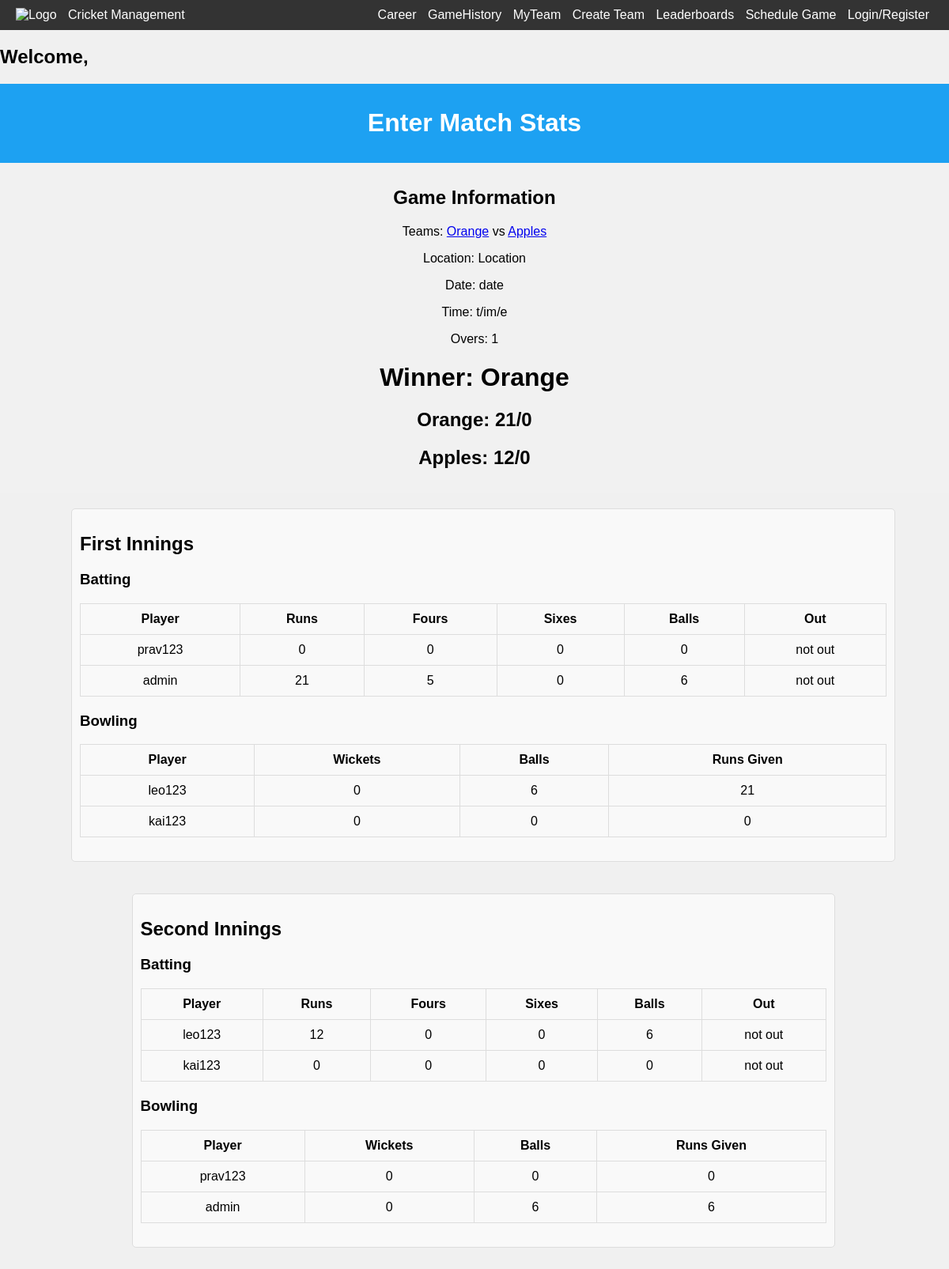
Screenshot of /view-game/71 with the database file from the repository.
### base/models.py (models this page shows, shortened)
class Game(models.Model):
    entering_stats = models.BooleanField(default=False,null=True,blank=False) # true if stat entering has began, this is set to true when the inilize game info is submitted
    doneStats = models.BooleanField(default=False,null=True,blank=False) # true is stat entering has concluded, this is set to true when the last over of the last innings is iterated through
    archived = models.BooleanField(default=False,null=True,blank=False) # this is set to true when the user confirms that there is no edits to make to the stats entered.
    winner = models.ForeignKey(Team,on_delete=models.SET_NULL,null=True, related_name="winner",blank=True)
    team1 = models.ForeignKey(Team,on_delete=models.SET_NULL,null=True, related_name="team1")  # team that sent invite
    team2 = models.ForeignKey(Team,on_delete=models.SET_NULL,null=True, related_name="team2")
    temporary = models.BooleanField(default=False,null=True,blank=False)
    batting1_team = models.ForeignKey(Team,on_delete=models.SET_NULL,null=True, related_name="batting1")
    bowling1_team = models.ForeignKey(Team,on_delete=models.SET_NULL,null=True, related_name="bowling1")
    batting2_team = models.ForeignKey(Team,on_delete=models.SET_NULL,null=True, related_name="batting2")
    bowling2_team  = models.ForeignKey(Team,on_delete=models.SET_NULL,null=True, related_name="bowling2")
    date = models.CharField(max_length=200,null=True)
    year = models.CharField(max_length=200,null=True)
    month = models.CharField(max_length=200,null=True)
    day = models.CharField(max_length=200,null=True)
    time = models.CharField(max_length=200,null=True)
    location = models.CharField(max_length=200,null=True)
    overs = models.IntegerField(default=0,null=True,blank=True)
    batting_score1 = models.IntegerField(default=0,null=True,blank=True) # number of runs for the first batting team
    batting_score2 = models.IntegerField(default=0,null=True,blank=True) # number of runs for second batting team
    bowling_score1 = models.IntegerField(default=0,null=True,blank=True) # number of wickets for the frist bowling team
    bowling_score2 = models.IntegerField(default=0,null=True,blank=True) # number of wickets for the second bowling team
    current_innings =  models.IntegerField(default=1,  null=True,blank=True)
    current_over = models.IntegerField(default=1,  null=True,blank=True)
    current_ball = models.IntegerField(default=1,  null=True,blank=True)
    ball1 = models.CharField(max_length=200,null=True) # icon of first ball in current over
    ball2 = models.CharField(max_length=200,null=True)
    ball3 = models.CharField(max_length=200,null=True)
    ball4 = models.CharField(max_length=200,null=True)
    ball5 = models.CharField(max_length=200,null=True)
    ball6 = models.CharField(max_length=200,null=True)
    on_strike_batsman = models.OneToOneField("Player", related_name="on_strike_batsman",on_delete=models.SET_NULL,null=True,blank=True,unique=False)
    off_strike_batsman = models.OneToOneField("Player", related_name="off_strike_batsman",on_delete=models.SET_NULL,null=True,blank=True,unique=False)
    current_bowler = models.OneToOneField("Player", related_name="current_bowler",on_delete=models.SET_NULL,null=True,blank=True,unique=False)
    players_stats = models.ManyToManyField("PlayerGameStat", related_name="players_stats", blank=True)
    @property
    def get_batting1_score(self):
        runs = 0
        for stat in self.players_stats.all():
            if stat.player in list(self.batting1_team.players.all()):
                runs += stat.total_runs
        return runs
    @property
    def get_batting2_score(self):
        runs = 0
        for stat in self.players_stats.all():
            if stat.player in list(self.batting2_team.players.all()):
                runs += stat.total_runs
        return runs
    @ property
    def get_bowling1_score(self):
        wickets = 0
        for stat in self.players_stats.all():
            if stat.player in list(self.bowling1_team.players.all()):
                wickets += stat.wickets
        return wickets
    @property
    def get_bowling2_score(self):
        wickets = 0
        for stat in self.players_stats.all():
            if stat.player in list(self.bowling2_team.players.all()):
                wickets += stat.wickets
        return wickets

class Team(models.Model):
    name = models.CharField(max_length=200,null=True)
    captain = models.OneToOneField("Player", related_name="captain",on_delete=models.SET_NULL,null=True,blank=True,unique=False)
    players = models.ManyToManyField("Player", related_name="players", blank=True)
    runs_average = models.FloatField(default=0,null=True,blank=True)
    wickets_average = models.FloatField(default=0,null=True,blank=True)
    win_percentage = models.FloatField(default=0)
    games = models.ManyToManyField("Game", related_name="gammes", blank=True)
    temporary = models.BooleanField(default=False,null=True,blank=False)
    organization = models.ForeignKey(Organization,on_delete=models.SET_NULL,null=True, related_name="winner",blank=True)

class PlayerGameStat(models.Model):
    game = models.ForeignKey(Game,on_delete=models.SET_NULL,null=True, related_name="player_game")
    player = models.ForeignKey(Player,on_delete=models.SET_NULL,null=True, related_name="player_player")
    runs_scored = models.IntegerField(default=0,null=True,blank=True)
    runs_ran = models.IntegerField(default=0,null=True,blank=True)
    wickets = models.IntegerField(default=0,null=True,blank=True)
    extras = models.IntegerField(default=0,null=True,blank=True)
    balls_batted = models.IntegerField(default=0,null=True,blank=True)
    balls_bowled = models.IntegerField(default=0,null=True,blank=True)
    fours = models.IntegerField(default=0,null=True,blank=True)
    sixes = models.IntegerField(default=0,null=True,blank=True)
    catches = models.IntegerField(default=0,null=True,blank=True)
    runs_given_up = models.IntegerField(default=0,null=True,blank=True)
    out_type = models.CharField(max_length=200,null=True, default="not out")
    out_ball = models.IntegerField(default=-1,null=True,blank=True) # -1 means they havent been out
    out_over =  models.IntegerField(default=-1,null=True,blank=True) #-1 means they gavent been out
    @property
    def total_runs(self):
        return self.runs_scored + self.runs_ran

class Player(AbstractUser):
    first_name = models.CharField(max_length=200, null=True)
    last_name = models.CharField(max_length=200, null=True)
    email = models.EmailField(unique=True, null=True)
    teams = models.ManyToManyField("Team", related_name="teams", blank=True) # long-term-team outside of organization
    organization = models.ForeignKey(Organization,on_delete=models.SET_NULL,null=True, blank=True)
    runs = models.IntegerField(default=0,null=True,blank=True)
    wickets = models.IntegerField(default=0,null=True,blank=True)
    catches = models.IntegerField(default=0,null=True,blank=True)
    sixes = models.IntegerField(default=0,null=True,blank=True)
    fours = models.IntegerField(default=0,null=True,blank=True)
    extras = models.IntegerField(default=0,null=True,blank=True)
    games_played = models.IntegerField(default=0,null=True,blank=True)
    games_won = models.IntegerField(default=0,null=True,blank=True)
    win_percentage = models.FloatField(default=0,null=True,blank=True)
    fifties = models.IntegerField(default=0,null=True,blank=True)
    centuries = models.IntegerField(default=0,null=True,blank=True)
    sr = models.FloatField(default=0,null=True,blank=True)
    runs_hs = models.IntegerField(default=0,null=True,blank=True)
    wickets_hs = models.IntegerField(default=0,null=True,blank=True)
    fours_hs = models.IntegerField(default=0,null=True,blank=True)
    sixes_hs = models.IntegerField(default=0,null=True,blank=True)
    runs_average = models.FloatField(default=0,null=True,blank=True)
    wickets_average = models.FloatField(default=0,null=True,blank=True)
    fours_average = models.FloatField(default=0,null=True,blank=True)
    sixes_average = models.FloatField(default=0,null=True,blank=True)
    catches_average = models.FloatField(default=0,null=True,blank=True)
    extras_average = models.FloatField(default=0,null=True,blank=True)
    balls_bowled = models.IntegerField(default=0,null=True,blank=True)
    balls_played = models.IntegerField(default=0,null=True,blank=True)
    game_invites = models.ManyToManyField("GameInvite", related_name="game_invites", blank=True)
    team_invites = models.ManyToManyField("TeamInvite", related_name="team_invites", blank=True)
    org_invites = models.ManyToManyField("OrganizationInvite", related_name="org_invites", blank=True)
    games = models.ManyToManyField("Game", related_name="games", blank=True)
    USERNAME_FIELD = "email"
    REQUIRED_FIELDS = ["username"]

### base/views.py (the view, shortened to what this page needs)
# urls.py: path("view-game/<str:pk>", views.view_game, name="view-game"),
def view_game(request, pk): # game.vids
    print(request.POST) # if box is not checked its key/val pair will not show up in request.POST, and tis value is None
    user = request.user
    game = Game.objects.get(id=int(pk))
    print(request.POST)
    print("team 1 stats: ")
    for p in game.players_stats.all():
        print(p.player.username)
    context = {"game":game}
    return render(request, "base/view_game.html", context)

### base/templates/base/view_game.html (shortened to what this page needs)
{% extends 'main.html' %}
{% block content %}
<!DOCTYPE html>
<!DOCTYPE html>
<html lang="en">
<head>
</head>
<body>
<div class="header">
  <h1>Enter Match Stats</h1>
</div>
<div class="game-info">
  <h2>Game Information</h2>
  <p>Teams: <a href="{% url 'team' game.team1.id %}">{{game.team1.name}}</a> vs <a href="{% url 'team' game.team2.id %}">{{game.team2.name}}</a></p>
  <p>Location: {{game.location}}</p>
  <p>Date: {{game.date}}</p>
  <p>Time: {{game.time}}</p>
  <p>Overs: {{game.overs}}</p>
  {% if game.winner %}
  <h1>Winner: {{game.winner.name}}</h1>
  {% endif %}
  {% if game.entering_stats == True %}
    <h2>{{game.team1.name}}: {{game.get_batting1_score}}/{{game.get_bowling1_score}}</h2>
    <h2>{{game.team2.name}}: {{game.get_batting2_score}}/{{game.get_bowling2_score}}</h2>
  {% endif %}
</div>
{% if game.entering_stats == True %}
<div class="innings">
  <div class="innings-section">
    <h2>First Innings</h2>
    <h3>Batting</h3>
    <table class="stat-table">
        <tr>
          <th>Player</th>
          <th>Runs</th>
          <th>Fours</th>
          <th>Sixes</th>
          <th>Balls</th>
          <th>Out</th>
        </tr>
      <tbody>
        {% for player in game.batting1_team.players.all %}
          {% for stat in game.players_stats.all %}
            {% if player == stat.player %}
              <tr>
                <td>{{player.username}}</td>
                <td>{{stat.total_runs}}</td>
                <td>{{stat.fours}}</td>
                <td>{{stat.sixes}}</td>
                <td>{{stat.balls_batted}}</td>
                <td>{{stat.out_type}}</td>
              </tr>
            {% endif %}
          {% endfor %}
        {% endfor %}
      </tbody>
    </table>
    <h3>Bowling</h3>
    <table class="stat-table">
        <tr>
          <th>Player</th>
          <th>Wickets</th>
          <th>Balls</th>
          <th>Runs Given</th>
        </tr>
      <tbody>
        {% for player in game.bowling1_team.players.all %}
          {% for stat in game.players_stats.all %}
            {% if player == stat.player %}
              <tr>
                <td>{{player.username}}</td>
                <td>{{stat.wickets}}</td>
                <td>{{stat.balls_bowled}}</td>
                <td>{{stat.runs_given_up}}</td>
              </tr>
            {% endif %}
          {% endfor %}
        {% endfor %}
      </tbody>
    </table>
</div>
<div class="innings">
  <div class="innings-section">
    <h2>Second Innings</h2>
    <h3>Batting</h3>
    <table class="stat-table">
        <tr>
          <th>Player</th>
          <th>Runs</th>
          <th>Fours</th>
          <th>Sixes</th>
          <th>Balls</th>
          <th>Out</th>
        </tr>
      <tbody>
        {% for player in game.batting2_team.players.all %}
          {% for stat in game.players_stats.all %}
            {% if player == stat.player %}
              <tr>
                <td>{{player.username}}</td>
                <td>{{stat.total_runs}}</td>
                <td>{{stat.fours}}</td>
                <td>{{stat.sixes}}</td>
                <td>{{stat.balls_batted}}</td>
                <td>{{stat.out_type}}</td>
              </tr>
            {% endif %}
          {% endfor %}
        {% endfor %}
      </tbody>
    </table>
    <h3>Bowling</h3>
    <table class="stat-table">
        <tr>
          <th>Player</th>
          <th>Wickets</th>
          <th>Balls</th>
          <th>Runs Given</th>
        </tr>
      <tbody>
        {% for player in game.bowling2_team.players.all %}
          {% for stat in game.players_stats.all %}
            {% if player == stat.player %}
              <tr>
                <td>{{player.username}}</td>
                <td>{{stat.wickets}}</td>
                <td>{{stat.balls_bowled}}</td>
                <td>{{stat.runs_given_up}}</td>
               </tr>
            {% endif %}
          {% endfor %}
        {% endfor %}
      </tbody>
    </table>
  </div>
</div>
{% endif %}
</body>
</html>
{% endblock %}

### templates/main.html (style rules this page uses)
body { margin: 0; font-family: Arial, Helvetica, sans-serif; background-color: rgb(254, 254, 254); color: rgb(1, 1, 1); }

### templates/navbar.html (style rules this page uses)
body { font-family: Arial, sans-serif; margin: 0; padding: 0; }

### base/templates/base/view_game.html (style rules this page uses)
body { font-family: Arial, sans-serif; margin: 0; padding: 0; }
.header { background-color: #1da1f2; color: white; padding: 10px; text-align: center; }
.game-info { background-color: #f1f1f1; padding: 10px; text-align: center; }
.innings { display: flex; flex-direction: column; margin: 20px auto; width: 85%; }
.innings-section { background-color: #f9f9f9; border: 1px solid #ddd; border-radius: 5px; padding: 10px; width: 100%; margin-bottom: 20px; }
.stat-table { width: 100%; border-collapse: collapse; margin-bottom: 20px; }
.stat-table th, .stat-table td { padding: 10px; text-align: center; border: 1px solid #ddd; }
body { font-family: Arial, sans-serif; margin: 0; padding: 0; background-color: #f0f0f0; }

### rows the page displays
Game: team1.name "Orange", team2.name "Apples", location "Location", date "date", time "t/im/e", overs "1", winner.name "Orange", get_batting1_score "21", get_bowling1_score "0", get_batting2_score "12", get_bowling2_score "0"
Player: username "prav123"
PlayerGameStat: total_runs "0", fours "0", sixes "0", balls_batted "0", out_type "not out", wickets "0", balls_bowled "0", runs_given_up "0"
Player: username "admin"
PlayerGameStat: total_runs "21", fours "5", sixes "0", balls_batted "6", out_type "not out", wickets "0", balls_bowled "6", runs_given_up "6"
Player: username "leo123"
PlayerGameStat: wickets "0", balls_bowled "6", runs_given_up "21", total_runs "12", fours "0", sixes "0", balls_batted "6", out_type "not out"
Player: username "kai123"
PlayerGameStat: wickets "0", balls_bowled "0", runs_given_up "0", total_runs "0", fours "0", sixes "0", balls_batted "0", out_type "not out"
